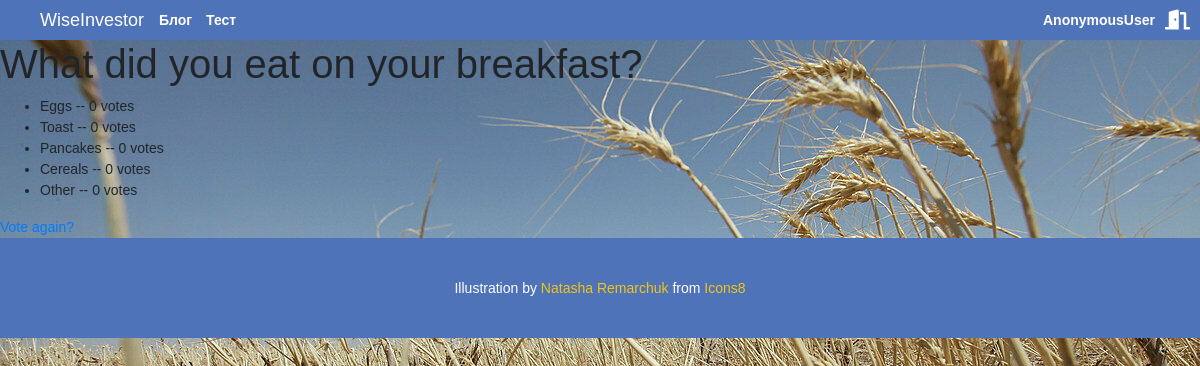
The app's page /polls/2/results/ with its own data.
### polls/models.py (models this page shows, shortened)
class Question(models.Model):
    question_text = models.CharField(max_length=200)
    pub_date = models.DateTimeField('date published')
    def was_published_recently(self):
        now = timezone.now()
        return now - datetime.timedelta(days=1) <= self.pub_date <= now
    was_published_recently.admin_order_field = 'pub_date'
    was_published_recently.boolean = True
    was_published_recently.short_description = 'Published recently?'

class Choice(models.Model):
    question = models.ForeignKey(Question, on_delete=models.CASCADE)
    choice_text = models.CharField(max_length=200)
    votes = models.IntegerField(default=0)

### polls/views.py (the view)
# urls.py: path('<int:pk>/results/', views.ResultsView.as_view(), name='results'),
class ResultsView(generic.DetailView):
    model = Question
    template_name = 'polls/results.html'
    def get_queryset(self):
        return Question.objects.filter(pub_date__lte=timezone.now())

### polls/templates/polls/results.html (shortened to what this page needs)
{% extends 'layout.html' %}
{% load static %}
{% block links%}<link rel="stylesheet" type="text/css" href="{% static 'polls/css/main_polls.css' %}">{%endblock%}
{%block content %}
    <h1>{{ question.question_text }}</h1>
    <ul>
        {% for choice in question.choice_set.all %}
            <li>{{ choice.choice_text }} -- {{ choice.votes }} vote{{ choice.votes|pluralize }}</li>
        {% endfor %}
    </ul>
    <a href="{% url 'polls:detail' question.id %}">Vote again?</a>
{%endblock%}

### static/common_main.css (style rules this page uses)
body { padding: 0; font-family: "Arial", sans-serif; font-size: 14px; }

### static/colors.css (style rules this page uses)
:root { --YELLOW: #f1c517; --BLUE: #4e73b8; --RED: #eb472c; --BROWN: #382d15; --WHITE: #ffffff; }

### polls/static/polls/css/main_polls.css (style rules this page uses)
body { background: url("../images/test/background.jpg") no-repeat; }

### records on screen
Question: question_text "What did you eat on your breakfast?"
Choice: choice_text "Eggs", votes "0"
Choice: choice_text "Toast", votes "0"
Choice: choice_text "Pancakes", votes "0"
Choice: choice_text "Cereals", votes "0"
Choice: choice_text "Other", votes "0"

### other values on screen
{{ request.user }} "AnonymousUser"
